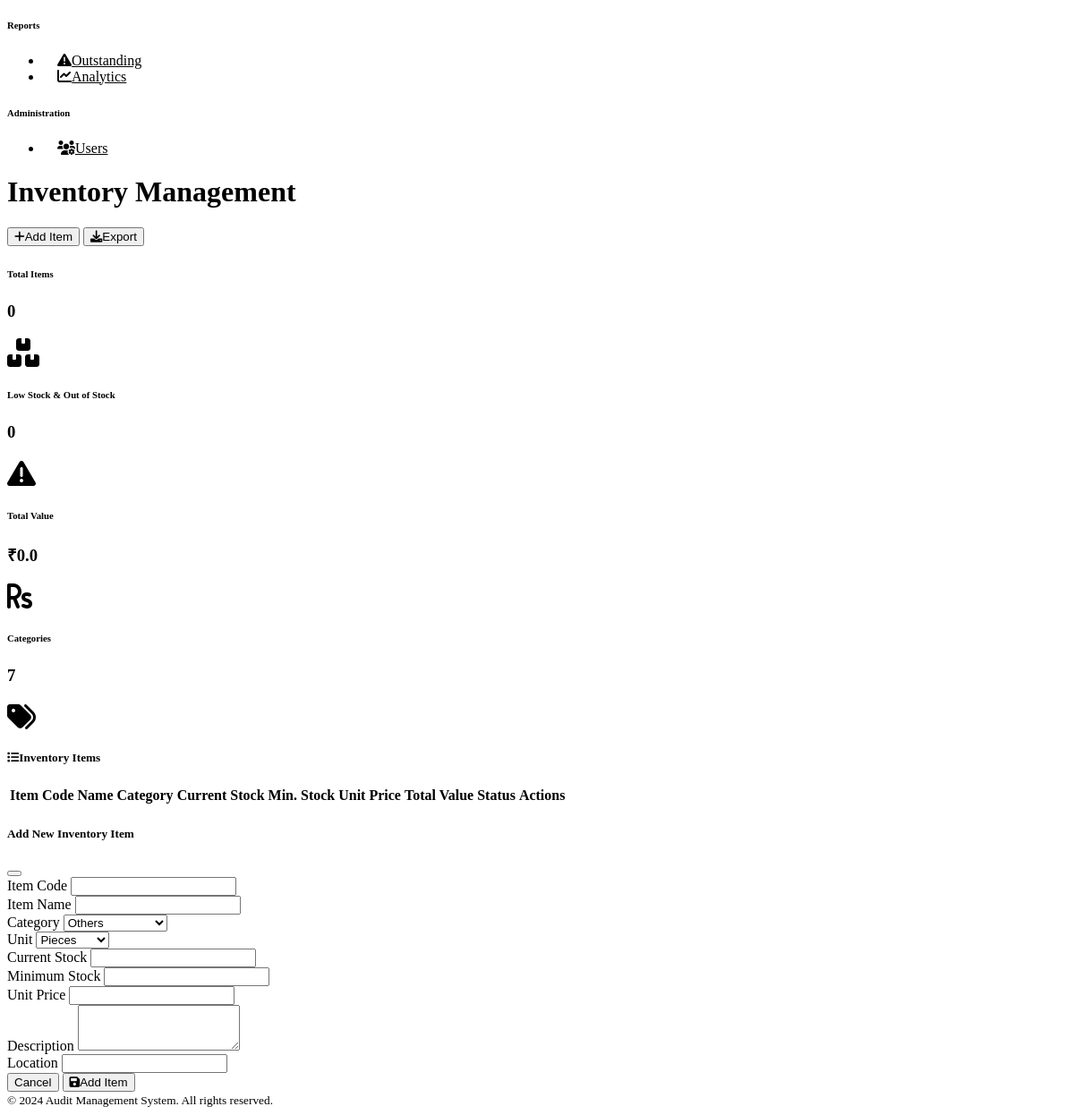
/inventory (signed in, lower part), run on an earlier commit of the app's database.
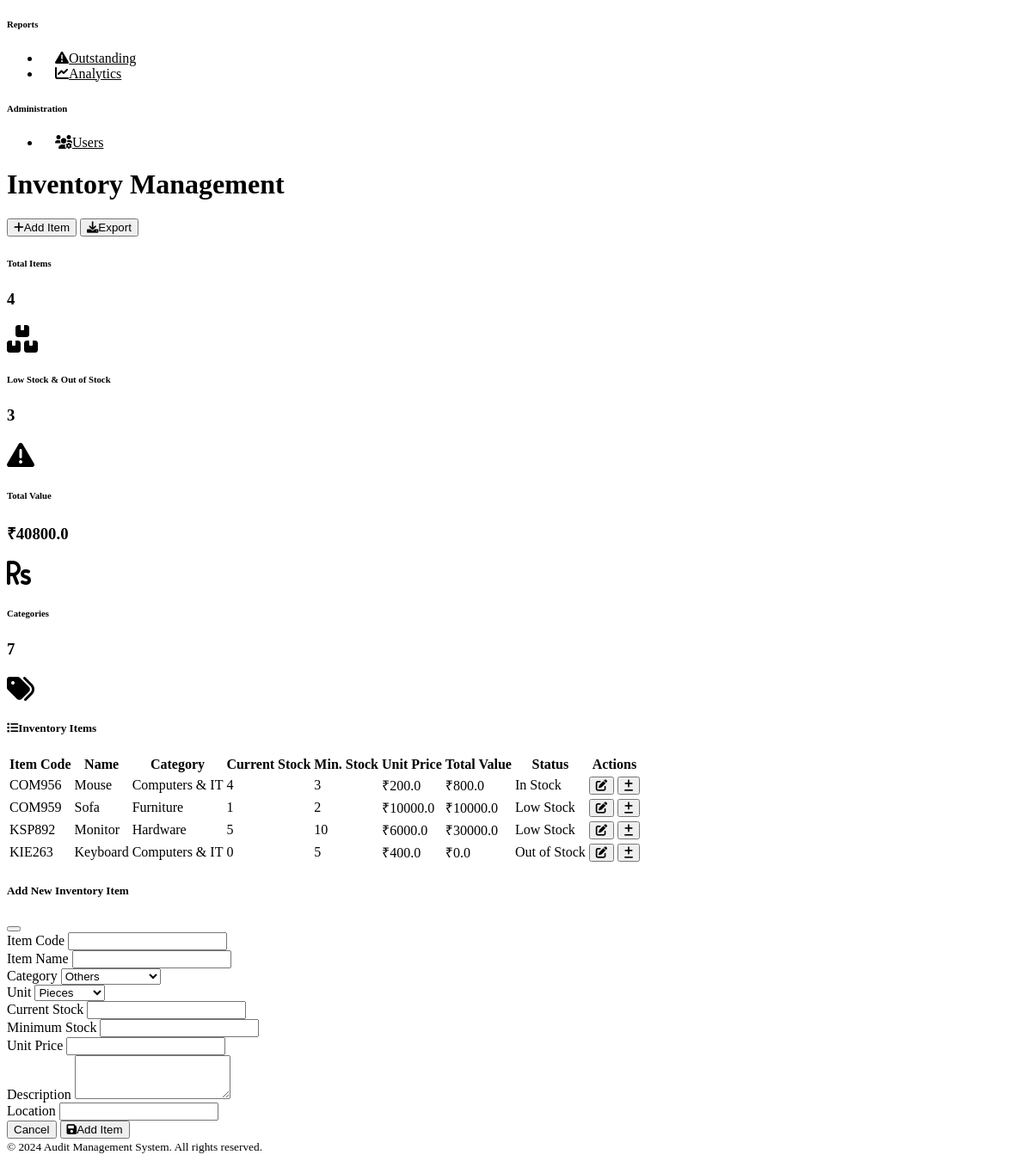
And on a later commit of the database.
### models.py (models this page shows)
class InventoryItems(db.Model):
    __tablename__ = 'inventory_items'
    id = Column(Integer, primary_key=True)
    item_name = Column(String(200), nullable=False)
    item_code = Column(String(50), unique=True, nullable=False)
    description = Column(Text)
    unit = Column(String(50), default='pcs')
    unit_price = Column(Float, default=0.0)
    total_value = Column(Float, default=0.0)
    current_stock = Column(Integer, default=0)
    minimum_stock = Column(Integer, default=0)
    location = Column(String(200), default='Not Specified')
    category = Column(String(100), default='Others')
    status = Column(String(20), default='Not Available')
    created_at = Column(DateTime, default=datetime.utcnow)
    created_by = Column(Integer, ForeignKey('users.id'))

### routes.py (the view)
@main_bp.route('/inventory')
@login_required
def inventory():
    form = InventoryForm()
    items = InventoryItems.query.all()
    total_items = len(items)
    low_stock = InventoryItems.query.filter(InventoryItems.current_stock < InventoryItems.minimum_stock).count()
    total_value = db.session.query(func.sum(InventoryItems.total_value)).scalar() or 0.0
    categories_count = len(form.category.choices) or 0
    return render_template('erp/inventory.html',
                           items=items,
                           total_items=total_items,
                           low_stock=low_stock,
                           total_value=total_value,
                           categories_count=categories_count,
                           form=form)

### app.py (called while the page is built)
@login_manager.user_loader
def load_user(user_id):
    from models import User
    return User.query.get(int(user_id))

### templates/erp/inventory.html (shortened to what the changed rows need)
{% extends "base.html" %}
{% block content %}
<div class="d-flex justify-content-between flex-wrap flex-md-nowrap align-items-center pt-3 pb-2 mb-3 border-bottom">
  <h1 class="h2">Inventory Management</h1>
</div>
<div class="row mb-4">
  <div class="col-md-3">
    <div class="card bg-primary text-white">
      <div class="card-body d-flex justify-content-between">
        <div>
          <h6 class="card-title">Total Items</h6>
          <h3>{{ total_items }}</h3>
        </div>
      </div>
    </div>
  </div>
  <div class="col-md-3">
    <div class="card bg-warning text-white">
      <div class="card-body d-flex justify-content-between">
        <div>
          <h6 class="card-title">Low Stock & Out of Stock</h6>
          <h3>{{ low_stock }}</h3>
        </div>
      </div>
    </div>
  </div>
  <div class="col-md-3">
    <div class="card bg-success text-white">
      <div class="card-body d-flex justify-content-between">
        <div>
          <h6 class="card-title">Total Value</h6>
          <h3>₹{{ total_value }}</h3>
        </div>
      </div>
    </div>
  </div>
</div>
<div class="card">
  <div class="card-body">
    <div class="table-responsive">
      <table class="table table-striped table-hover" id="inventoryTable">
        <thead>
          <tr>
            <th>Item Code</th>
            <th>Name</th>
            <th>Category</th>
            <th>Current Stock</th>
            <th>Min. Stock</th>
            <th>Unit Price</th>
            <th>Total Value</th>
            <th>Status</th>
            <th>Actions</th>
          </tr>
        </thead>
        <tbody>
          {% for item in items %}
          <tr>
            <td>{{ item.item_code }}</td>
            <td>{{ item.item_name }}</td>
            <td>{{ item.category }}</td>
            <td>{{ item.current_stock }}</td>
            <td>{{ item.minimum_stock }}</td>
            <td>₹{{ item.unit_price }}</td>
            <td>₹{{ item.total_value }}</td>
            <td>
              {% if item.status == "Out of Stock" %}
                <span class="badge bg-danger">Out of Stock</span>
              {% elif item.status == "Low Stock" %}
                <span class="badge bg-warning">Low Stock</span>
              {% elif item.status == "In Stock" %}
                <span class="badge bg-success">In Stock</span>
              {% else %}
                <span class="badge bg-info">Not Available</span>
              {% endif %}
            </td>
            <td>
                <div class="btn-group btn-group-sm">
                    <button class="btn btn-outline-primary btn-sm" title="Edit">
                        <i class="fas fa-edit"></i>
                    </button>
                    <button class="btn btn-outline-info btn-sm" title="Update Stock">
                        <i class="fas fa-plus-minus"></i>
                    </button>
                </div>
            </td>
          </tr>
          {% endfor %}
        </tbody>
      </table>
    </div>
  </div>
</div>
{% endblock %}

What changed in the data, as far as the page shows it:
added InventoryItems: item_code "COM956", item_name "Mouse", category "Computers & IT", current_stock "4", minimum_stock "3", unit_price "200.0", total_value "800.0", status "In Stock"
added InventoryItems: item_code "COM959", item_name "Sofa", category "Furniture", current_stock "1", minimum_stock "2", unit_price "10000.0", total_value "10000.0", status "Low Stock"
added InventoryItems: item_code "KSP892", item_name "Monitor", category "Hardware", current_stock "5", minimum_stock "10", unit_price "6000.0", total_value "30000.0", status "Low Stock"
added InventoryItems: item_code "KIE263", item_name "Keyboard", category "Computers & IT", current_stock "0", minimum_stock "5", unit_price "400.0", total_value "0.0", status "Out of Stock"
Also different on the page:
{{ total_items }}: "0" → "4"
{{ low_stock }}: "0" → "3"
{{ total_value }}: "0.0" → "40800.0"
